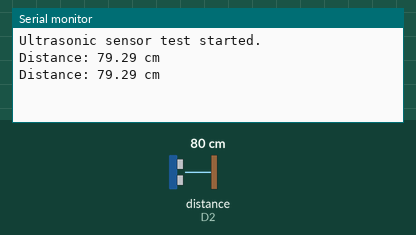
This sketch was run on a simulated ESP8266 (NodeMCU). Parts: the last lines printed to the serial monitor. Wiring (inferred from the names in the program): ultrasonic range finder: trigger D1; echo D2. The test bench sets the inputs (shaded band); at power-on: distance to the obstacle (sensor on D2) 80 cm. The echo pulse lasts 58.3 µs per cm.

Above: at 1.8 s.
1.9 s: distance to the obstacle (sensor on D2) set to 2 cm
At 2.6 s:
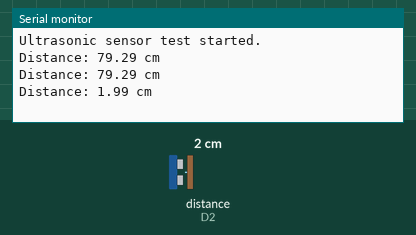
3.4 s: distance to the obstacle (sensor on D2) set to 4 cm
At 4.8 s:
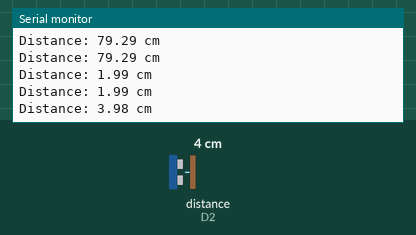
Timing chart, 0 to 6.4 s (numbered marks = the images above; inputs shaded):
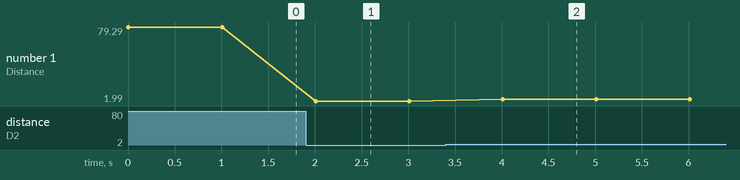

Measured:
- after the input at 1.9 s, the serial monitor: prints a new line after 0.11 s (image 1)
- after the input at 3.4 s, the serial monitor: prints a new line after 0.61 s (image 2)
- plotted number 1: 79.29 → 1.99 after the input at 1.9 s, 1.99 → 3.98 after the input at 3.4 s

The sketch:

ultrasonic_test.ino
```cpp
// Define pin connections
#define TRIG_PIN D1 // Pin connected to the Trig pin of the ultrasonic sensor
#define ECHO_PIN D2 // Pin connected to the Echo pin of the ultrasonic sensor

void setup() {
  // Initialize serial communication
  Serial.begin(115200);

  // Configure the trigger and echo pins
  pinMode(TRIG_PIN, OUTPUT);
  pinMode(ECHO_PIN, INPUT);

  Serial.println("Ultrasonic sensor test started.");
}

void loop() {
  // Send a 10-microsecond pulse to the TRIG pin
  digitalWrite(TRIG_PIN, LOW);
  delayMicroseconds(2);
  digitalWrite(TRIG_PIN, HIGH);
  delayMicroseconds(10);
  digitalWrite(TRIG_PIN, LOW);

  // Measure the time for the echo to return
  long duration = pulseIn(ECHO_PIN, HIGH);

  // Calculate distance in centimeters
  float distance = duration * 0.034 / 2;

  // Print the distance to the serial monitor
  Serial.print("Distance: ");
  Serial.print(distance);
  Serial.println(" cm");

  delay(1000); // Wait for 1 second before the next measurement
}
```
